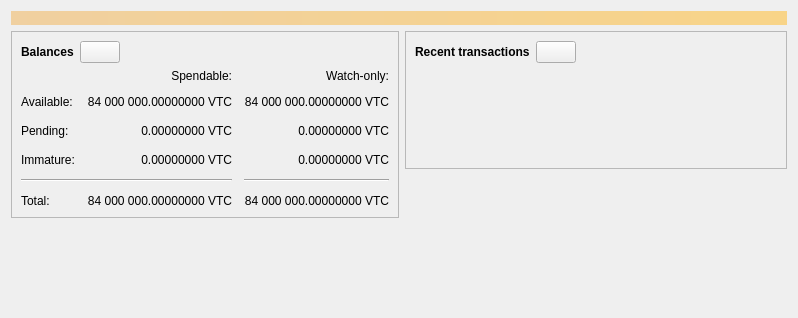
<?xml version="1.0" encoding="UTF-8"?>
<ui version="4.0">
 <class>OverviewPage</class>
 <widget class="QWidget" name="OverviewPage">
  <property name="geometry">
   <rect>
    <x>0</x>
    <y>0</y>
    <width>798</width>
    <height>318</height>
   </rect>
  </property>
  <property name="windowTitle">
   <string>Form</string>
  </property>
  <layout class="QVBoxLayout" name="topLayout">
   <item>
    <widget class="QLabel" name="labelAlerts">
     <property name="visible">
      <bool>false</bool>
     </property>
     <property name="styleSheet">
      <string notr="true">QLabel { background-color: qlineargradient(x1: 0, y1: 0, x2: 1, y2: 0, stop:0 #F0D0A0, stop:1 #F8D488); color:#000000; }</string>
     </property>
     <property name="wordWrap">
      <bool>true</bool>
     </property>
     <property name="margin">
      <number>3</number>
     </property>
     <property name="textInteractionFlags">
      <set>Qt::TextSelectableByMouse</set>
     </property>
    </widget>
   </item>
   <item>
    <layout class="QHBoxLayout" name="horizontalLayout" stretch="1,1">
     <item>
      <layout class="QVBoxLayout" name="verticalLayout_2">
       <item>
        <widget class="QFrame" name="frame">
         <property name="frameShape">
          <enum>QFrame::StyledPanel</enum>
         </property>
         <property name="frameShadow">
          <enum>QFrame::Raised</enum>
         </property>
         <layout class="QVBoxLayout" name="verticalLayout_4">
          <item>
           <layout class="QHBoxLayout" name="horizontalLayout_4">
            <item>
             <widget class="QLabel" name="label_5">
              <property name="font">
               <font>
                <weight>75</weight>
                <bold>true</bold>
               </font>
              </property>
              <property name="text">
               <string>Balances</string>
              </property>
             </widget>
            </item>
            <item>
             <widget class="QPushButton" name="labelWalletStatus">
              <property name="enabled">
               <bool>true</bool>
              </property>
              <property name="maximumSize">
               <size>
                <width>45</width>
                <height>16777215</height>
               </size>
              </property>
              <property name="toolTip">
               <string>The displayed information may be out of date. Your wallet automatically synchronizes with the Vertcoin network after a connection is established, but this process has not completed yet.</string>
              </property>
              <property name="text">
               <string/>
              </property>
              <property name="icon">
               <iconset resource="../bitcoin.qrc">
                <normaloff>:/icons/warning</normaloff>
                <disabledoff>:/icons/warning</disabledoff>:/icons/warning</iconset>
              </property>
              <property name="iconSize">
               <size>
                <width>24</width>
                <height>24</height>
               </size>
              </property>
             </widget>
            </item>
            <item>
             <spacer name="horizontalSpacer_3">
              <property name="orientation">
               <enum>Qt::Horizontal</enum>
              </property>
              <property name="sizeHint" stdset="0">
               <size>
                <width>40</width>
                <height>20</height>
               </size>
              </property>
             </spacer>
            </item>
           </layout>
          </item>
          <item>
           <layout class="QGridLayout" name="gridLayout">
            <property name="spacing">
             <number>12</number>
            </property>
            <item row="2" column="2">
             <widget class="QLabel" name="labelWatchPending">
              <property name="cursor">
               <cursorShape>IBeamCursor</cursorShape>
              </property>
              <property name="toolTip">
               <string>Unconfirmed transactions to watch-only addresses</string>
              </property>
              <property name="text">
               <string notr="true">0.00000000 VTC</string>
              </property>
              <property name="alignment">
               <set>Qt::AlignRight|Qt::AlignTrailing|Qt::AlignVCenter</set>
              </property>
              <property name="textInteractionFlags">
               <set>Qt::LinksAccessibleByMouse|Qt::TextSelectableByKeyboard|Qt::TextSelectableByMouse</set>
              </property>
             </widget>
            </item>
            <item row="2" column="1">
             <widget class="QLabel" name="labelUnconfirmed">
              <property name="cursor">
               <cursorShape>IBeamCursor</cursorShape>
              </property>
              <property name="toolTip">
               <string>Total of transactions that have yet to be confirmed, and do not yet count toward the spendable balance</string>
              </property>
              <property name="text">
               <string notr="true">0.00000000 VTC</string>
              </property>
              <property name="alignment">
               <set>Qt::AlignRight|Qt::AlignTrailing|Qt::AlignVCenter</set>
              </property>
              <property name="textInteractionFlags">
               <set>Qt::LinksAccessibleByMouse|Qt::TextSelectableByKeyboard|Qt::TextSelectableByMouse</set>
              </property>
             </widget>
            </item>
            <item row="3" column="2">
             <widget class="QLabel" name="labelWatchImmature">
              <property name="cursor">
               <cursorShape>IBeamCursor</cursorShape>
              </property>
              <property name="toolTip">
               <string>Mined balance in watch-only addresses that has not yet matured</string>
              </property>
              <property name="text">
               <string notr="true">0.00000000 VTC</string>
              </property>
              <property name="alignment">
               <set>Qt::AlignRight|Qt::AlignTrailing|Qt::AlignVCenter</set>
              </property>
              <property name="textInteractionFlags">
               <set>Qt::LinksAccessibleByMouse|Qt::TextSelectableByKeyboard|Qt::TextSelectableByMouse</set>
              </property>
             </widget>
            </item>
            <item row="4" column="0" colspan="2">
             <widget class="Line" name="line">
              <property name="orientation">
               <enum>Qt::Horizontal</enum>
              </property>
             </widget>
            </item>
            <item row="4" column="2">
             <widget class="Line" name="lineWatchBalance">
              <property name="sizePolicy">
               <sizepolicy hsizetype="Preferred" vsizetype="Fixed">
                <horstretch>0</horstretch>
                <verstretch>0</verstretch>
               </sizepolicy>
              </property>
              <property name="minimumSize">
               <size>
                <width>140</width>
                <height>0</height>
               </size>
              </property>
              <property name="orientation">
               <enum>Qt::Horizontal</enum>
              </property>
             </widget>
            </item>
            <item row="5" column="0">
             <widget class="QLabel" name="labelTotalText">
              <property name="text">
               <string>Total:</string>
              </property>
             </widget>
            </item>
            <item row="3" column="1">
             <widget class="QLabel" name="labelImmature">
              <property name="cursor">
               <cursorShape>IBeamCursor</cursorShape>
              </property>
              <property name="toolTip">
               <string>Mined balance that has not yet matured</string>
              </property>
              <property name="text">
               <string notr="true">0.00000000 VTC</string>
              </property>
              <property name="alignment">
               <set>Qt::AlignRight|Qt::AlignTrailing|Qt::AlignVCenter</set>
              </property>
              <property name="textInteractionFlags">
               <set>Qt::LinksAccessibleByMouse|Qt::TextSelectableByKeyboard|Qt::TextSelectableByMouse</set>
              </property>
             </widget>
            </item>
            <item row="2" column="3">
             <spacer name="horizontalSpacer_2">
              <property name="orientation">
               <enum>Qt::Horizontal</enum>
              </property>
              <property name="sizeHint" stdset="0">
               <size>
                <width>40</width>
                <height>20</height>
               </size>
              </property>
             </spacer>
            </item>
            <item row="3" column="0">
             <widget class="QLabel" name="labelImmatureText">
              <property name="text">
               <string>Immature:</string>
              </property>
             </widget>
            </item>
            <item row="5" column="1">
             <widget class="QLabel" name="labelTotal">
              <property name="cursor">
               <cursorShape>IBeamCursor</cursorShape>
              </property>
              <property name="toolTip">
               <string>Your current total balance</string>
              </property>
              <property name="text">
               <string notr="true">84 000 000.00000000 VTC</string>
              </property>
              <property name="alignment">
               <set>Qt::AlignRight|Qt::AlignTrailing|Qt::AlignVCenter</set>
              </property>
              <property name="textInteractionFlags">
               <set>Qt::LinksAccessibleByMouse|Qt::TextSelectableByKeyboard|Qt::TextSelectableByMouse</set>
              </property>
             </widget>
            </item>
            <item row="5" column="2">
             <widget class="QLabel" name="labelWatchTotal">
              <property name="cursor">
               <cursorShape>IBeamCursor</cursorShape>
              </property>
              <property name="toolTip">
               <string>Current total balance in watch-only addresses</string>
              </property>
              <property name="text">
               <string notr="true">84 000 000.00000000 VTC</string>
              </property>
              <property name="alignment">
               <set>Qt::AlignRight|Qt::AlignTrailing|Qt::AlignVCenter</set>
              </property>
              <property name="textInteractionFlags">
               <set>Qt::LinksAccessibleByMouse|Qt::TextSelectableByKeyboard|Qt::TextSelectableByMouse</set>
              </property>
             </widget>
            </item>
            <item row="0" column="2">
             <widget class="QLabel" name="labelWatchonly">
              <property name="text">
               <string>Watch-only:</string>
              </property>
              <property name="alignment">
               <set>Qt::AlignRight|Qt::AlignTrailing|Qt::AlignVCenter</set>
              </property>
             </widget>
            </item>
            <item row="1" column="0">
             <widget class="QLabel" name="labelBalanceText">
              <property name="text">
               <string>Available:</string>
              </property>
             </widget>
            </item>
            <item row="1" column="1">
             <widget class="QLabel" name="labelBalance">
              <property name="cursor">
               <cursorShape>IBeamCursor</cursorShape>
              </property>
              <property name="toolTip">
               <string>Your current spendable balance</string>
              </property>
              <property name="text">
               <string notr="true">84 000 000.00000000 VTC</string>
              </property>
              <property name="alignment">
               <set>Qt::AlignRight|Qt::AlignTrailing|Qt::AlignVCenter</set>
              </property>
              <property name="textInteractionFlags">
               <set>Qt::LinksAccessibleByMouse|Qt::TextSelectableByKeyboard|Qt::TextSelectableByMouse</set>
              </property>
             </widget>
            </item>
            <item row="1" column="2">
             <widget class="QLabel" name="labelWatchAvailable">
              <property name="cursor">
               <cursorShape>IBeamCursor</cursorShape>
              </property>
              <property name="toolTip">
               <string>Your current balance in watch-only addresses</string>
              </property>
              <property name="text">
               <string notr="true">84 000 000.00000000 VTC</string>
              </property>
              <property name="alignment">
               <set>Qt::AlignRight|Qt::AlignTrailing|Qt::AlignVCenter</set>
              </property>
              <property name="textInteractionFlags">
               <set>Qt::LinksAccessibleByMouse|Qt::TextSelectableByKeyboard|Qt::TextSelectableByMouse</set>
              </property>
             </widget>
            </item>
            <item row="2" column="0">
             <widget class="QLabel" name="labelPendingText">
              <property name="text">
               <string>Pending:</string>
              </property>
             </widget>
            </item>
            <item row="0" column="1">
             <widget class="QLabel" name="labelSpendable">
              <property name="text">
               <string>Spendable:</string>
              </property>
              <property name="alignment">
               <set>Qt::AlignRight|Qt::AlignTrailing|Qt::AlignVCenter</set>
              </property>
             </widget>
            </item>
           </layout>
          </item>
         </layout>
        </widget>
       </item>
       <item>
        <spacer name="verticalSpacer">
         <property name="orientation">
          <enum>Qt::Vertical</enum>
         </property>
         <property name="sizeHint" stdset="0">
          <size>
           <width>20</width>
           <height>40</height>
          </size>
         </property>
        </spacer>
       </item>
      </layout>
     </item>
     <item>
      <layout class="QVBoxLayout" name="verticalLayout_3">
       <item>
        <widget class="QFrame" name="frame_2">
         <property name="frameShape">
          <enum>QFrame::StyledPanel</enum>
         </property>
         <property name="frameShadow">
          <enum>QFrame::Raised</enum>
         </property>
         <layout class="QVBoxLayout" name="verticalLayout">
          <item>
           <layout class="QHBoxLayout" name="horizontalLayout_2">
            <item>
             <widget class="QLabel" name="label_4">
              <property name="font">
               <font>
                <weight>75</weight>
                <bold>true</bold>
               </font>
              </property>
              <property name="text">
               <string>Recent transactions</string>
              </property>
             </widget>
            </item>
            <item>
             <widget class="QPushButton" name="labelTransactionsStatus">
              <property name="enabled">
               <bool>true</bool>
              </property>
              <property name="maximumSize">
               <size>
                <width>45</width>
                <height>16777215</height>
               </size>
              </property>
              <property name="toolTip">
               <string>The displayed information may be out of date. Your wallet automatically synchronizes with the Vertcoin network after a connection is established, but this process has not completed yet.</string>
              </property>
              <property name="text">
               <string/>
              </property>
              <property name="icon">
               <iconset resource="../bitcoin.qrc">
                <normaloff>:/icons/warning</normaloff>
                <disabledoff>:/icons/warning</disabledoff>:/icons/warning</iconset>
              </property>
              <property name="iconSize">
               <size>
                <width>24</width>
                <height>24</height>
               </size>
              </property>
             </widget>
            </item>
            <item>
             <spacer name="horizontalSpacer">
              <property name="orientation">
               <enum>Qt::Horizontal</enum>
              </property>
              <property name="sizeHint" stdset="0">
               <size>
                <width>40</width>
                <height>20</height>
               </size>
              </property>
             </spacer>
            </item>
           </layout>
          </item>
          <item>
           <widget class="TransactionOverviewWidget" name="listTransactions">
            <property name="styleSheet">
             <string notr="true">QListView { background: transparent; }</string>
            </property>
            <property name="frameShape">
             <enum>QFrame::NoFrame</enum>
            </property>
            <property name="verticalScrollBarPolicy">
             <enum>Qt::ScrollBarAlwaysOff</enum>
            </property>
            <property name="horizontalScrollBarPolicy">
             <enum>Qt::ScrollBarAlwaysOff</enum>
            </property>
            <property name="sizeAdjustPolicy">
             <enum>QAbstractScrollArea::AdjustToContents</enum>
            </property>
            <property name="selectionMode">
             <enum>QAbstractItemView::NoSelection</enum>
            </property>
            <property name="uniformItemSizes">
             <bool>true</bool>
            </property>
           </widget>
          </item>
         </layout>
        </widget>
       </item>
       <item>
        <spacer name="verticalSpacer_2">
         <property name="orientation">
          <enum>Qt::Vertical</enum>
         </property>
         <property name="sizeHint" stdset="0">
          <size>
           <width>20</width>
           <height>40</height>
          </size>
         </property>
        </spacer>
       </item>
      </layout>
     </item>
    </layout>
   </item>
  </layout>
 </widget>
 <customwidgets>
  <customwidget>
   <class>TransactionOverviewWidget</class>
   <extends>QListView</extends>
   <header>qt/transactionoverviewwidget.h</header>
  </customwidget>
 </customwidgets>
 <resources/>
 <connections/>
</ui>
